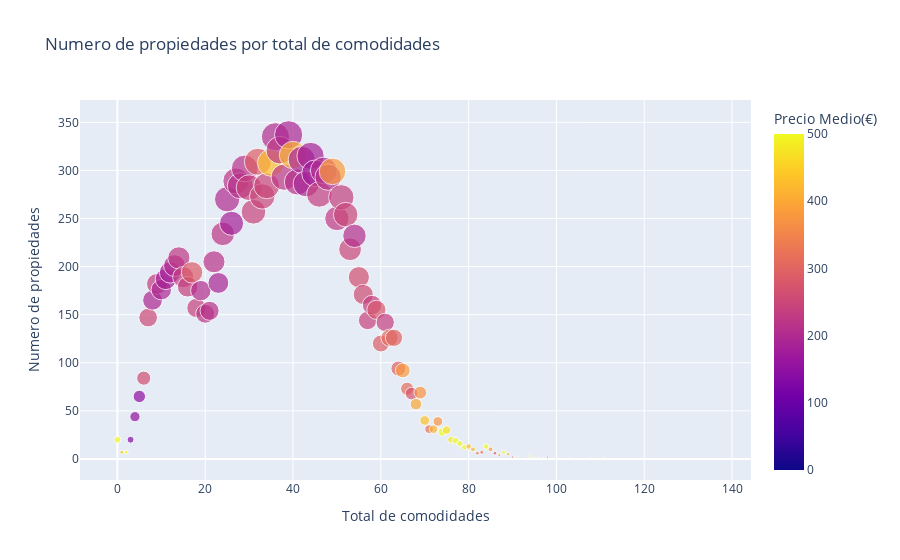

Notebook source saved alongside this figure:
### Markdown cell above
### Distribución Numero de propiedades por total de comodidades y Precio Medio

### Code cell
df_aux = listing_clean.copy()
df_aux['total_amenities'] = df_aux['amenities'].apply(lambda x: len(x.split(',')) if x != '[]' else 0)

mean_price_amenities=df_aux.groupby('total_amenities')['price_eur'].mean().round(2).reset_index(name='mean_price')
count_properties_amenities = df_aux.groupby('total_amenities')['price_eur'].count().reset_index(name='count_properties')

result_df = pd.merge(mean_price_amenities, count_properties_amenities, on='total_amenities')

fig = px.scatter(result_df, x='total_amenities', y='count_properties', color="mean_price", size="count_properties", title='Numero de propiedades por total de comodidades', range_color=[0, 500],
                labels={'mean_price': 'Precio Medio(€)', 'count_properties': 'Numero de propiedades', 'total_amenities': 'Total de comodidades'})
fig.update_layout(
    xaxis_title='Total de comodidades',
    yaxis_title='Numero de propiedades',
    title='Numero de propiedades por total de comodidades',
)
fig.show()

### Figure 1 — Plotly figure (JSON) as saved in the notebook; plotly's stock layout.template omitted (floating-point values rounded to 4 significant figures)
{"data": [{"hovertemplate": "Total de comodidades=%{x}<br>Numero de propiedades=%{marker.size}<br>Precio Medio(€)=%{marker.color}<extra></extra>", "legendgroup": "", "marker": {"color": [736.2, 439.9, 628.7, 137.9, 152.9, 147.2, 260.9, 254.0, 194.6, 232.0, 191.8, 185.1, 180.8, 202.4, 224.1, 231.2, 239.5, 285.9, 240.8, 205.4, 220.5, 212.3, 214.5, 190.6, 221.4, 201.5, 182.0, 220.1, 207.4, 214.0, 240.5, 242.9, 291.3, 249.7, 248.4, 432.1, 203.6, 224.3, 223.7, 194.3, 414.8, 210.4, 186.8, 189.0, 184.4, 178.4, 236.7, 199.4, 211.0, 383.2, 227.2, 237.6, 247.6, 249.6, 208.0, 264.7, 258.4, 241.9, 235.7, 275.4, 287.4, 235.3, 313.3, 295.1, 294.1, 383.7, 313.4, 275.3, 398, 371.5, 435.4, 323.1, 415.7, 373.4, 535.8, 473.0, 479.8, 599.1, 528.5, 518.5, 428.4, 422.8, 328.8, 329.0, 532.6, 394.6, 276, 374.9, 535.1, 396.4, 250.5, 455.4, 266.0, 462.9, 1364, 613.8, 524.5, 289.5, 1255.0, 1550, 3628.0, 268.5], "coloraxis": "coloraxis", "size": [20, 7, 7, 20, 44, 65, 84, 147, 165, 182, 176, 187, 194, 201, 209, 189, 179, 194, 157, 175, 151, 154, 205, 183, 234, 270, 245, 289, 284, 302, 282, 257, 309, 273, 284, 308, 335, 321, 293, 337, 316, 288, 311, 286, 315, 297, 275, 300, 293, 299, 250, 272, 254, 218, 232, 189, 171, 144, 160, 155, 120, 142, 126, 126, 94, 92, 73, 68, 57, 69, 40, 31, 31, 39, 28, 30, 20, 19, 16, 12, 13, 10, 6, 7, 13, 10, 6, 4, 7, 5, 2, 2, 1, 3, 1, 1, 1, 2, 1, 1, 1, 1], "sizemode": "area", "sizeref": 0.8425, "symbol": "circle"}, "mode": "markers", "name": "", "orientation": "v", "showlegend": false, "type": "scatter", "x": [0, 1, 2, 3, 4, 5, 6, 7, 8, 9, 10, 11, 12, 13, 14, 15, 16, 17, 18, 19, 20, 21, 22, 23, 24, 25, 26, 27, 28, 29, 30, 31, 32, 33, 34, 35, 36, 37, 38, 39, 40, 41, 42, 43, 44, 45, 46, 47, 48, 49, 50, 51, 52, 53, 54, 55, 56, 57, 58, 59, 60, 61, 62, 63, 64, 65, 66, 67, 68, 69, 70, 71, 72, 73, 74, 75, 76, 77, 78, 79, 80, 81, 82, 83, 84, 85, 86, 87, 88, 89, 90, 91, 93, 94, 95, 96, 97, 98, 103, 108, 111, 136], "xaxis": "x", "y": [20, 7, 7, 20, 44, 65, 84, 147, 165, 182, 176, 187, 194, 201, 209, 189, 179, 194, 157, 175, 151, 154, 205, 183, 234, 270, 245, 289, 284, 302, 282, 257, 309, 273, 284, 308, 335, 321, 293, 337, 316, 288, 311, 286, 315, 297, 275, 300, 293, 299, 250, 272, 254, 218, 232, 189, 171, 144, 160, 155, 120, 142, 126, 126, 94, 92, 73, 68, 57, 69, 40, 31, 31, 39, 28, 30, 20, 19, 16, 12, 13, 10, 6, 7, 13, 10, 6, 4, 7, 5, 2, 2, 1, 3, 1, 1, 1, 2, 1, 1, 1, 1], "yaxis": "y"}], "layout": {"coloraxis": {"cmax": 500, "cmin": 0, "colorbar": {"title": {"text": "Precio Medio(€)"}}, "colorscale": [[0, "#0d0887"], [0.1111, "#46039f"], [0.2222, "#7201a8"], [0.3333, "#9c179e"], [0.4444, "#bd3786"], [0.5556, "#d8576b"], [0.6667, "#ed7953"], [0.7778, "#fb9f3a"], [0.8889, "#fdca26"], [1, "#f0f921"]]}, "legend": {"itemsizing": "constant", "tracegroupgap": 0}, "title": {"text": "Numero de propiedades por total de comodidades"}, "xaxis": {"anchor": "y", "domain": [0, 1], "title": {"text": "Total de comodidades"}}, "yaxis": {"anchor": "x", "domain": [0, 1], "title": {"text": "Numero de propiedades"}}}}
